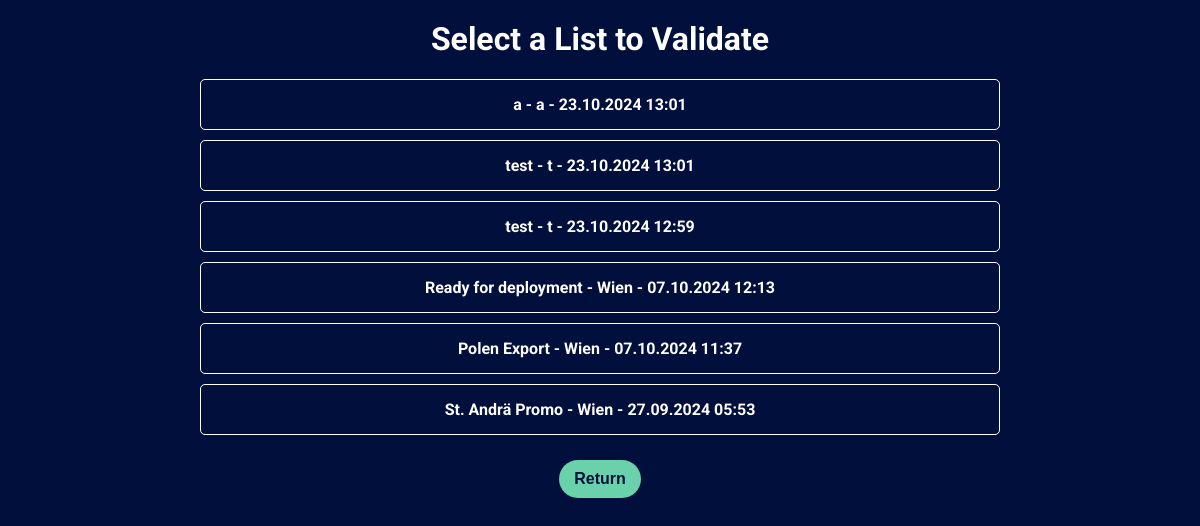
The page /validate_lists on the database its author committed.
### app.py (models this page shows)
class List(db.Model):
    logging.debug("Defining List model.")
    id = db.Column(db.Integer, primary_key=True)
    name = db.Column(db.String(100))
    warehouse = db.Column(db.String(100))
    timestamp = db.Column(db.DateTime, default=get_local_time)
    scans = db.relationship('Scan', backref='list', lazy=True, cascade='all, delete-orphan')
    is_validated = db.Column(db.Boolean, default=False)
    validation_timestamp = db.Column(db.DateTime)
    validations = db.relationship('Validation', backref='list', lazy=True, cascade='all, delete-orphan')

### app.py (the view)
@app.route('/validate_lists')
def validate_lists():
    logging.debug("Fetching lists for validation.")
    all_lists = List.query.order_by(List.timestamp.desc()).all()
    for lst in all_lists:
        total_scans = len(lst.scans)
        total_validations = len(lst.validations)
        lst.total_scans = total_scans
        lst.total_validations = total_validations
        logging.debug(f"List ID {lst.id}: Total Scans: {total_scans}, Total Validations: {total_validations}")
    return render_template('validate_lists.html', lists=all_lists)

### templates/validate_lists.html (shortened to what this page needs)
<!DOCTYPE html>
<html lang="en">
<head>
    <link rel="stylesheet" href="{{ url_for('static', filename='css/style.css') }}">
</head>
<body>
    <h1>Select a List to Validate</h1>
    <div id="lists-container">
        <ul id="lists">
            {% for list in lists %}
            <li class="list-item">
                <a href="/validate_list_overview/{{ list.id }}">{{ list.name }} - {{ list.warehouse }} - {{ list.timestamp.strftime('%d.%m.%Y %H:%M') }}</a>
            </li>
            {% else %}
            <li>No lists available for validation.</li>
            {% endfor %}
        </ul>
    </div>
    <div class="buttons-container">
        <button onclick="window.location.href='/'">Return</button>
    </div>
</body>
</html>

### static/css/style.css (style rules this page uses)
body { margin: 0; font-family: 'Roboto', sans-serif; text-align: center; background-color: #000f3c; font-weight: bold; color: white; overflow-y: auto; }
h1, h2, p, button, input, label { font-weight: bold; }
h1 { text-align: center; margin-top: 20px; }
#lists-container { max-width: 800px; margin: 0 auto; }
#lists { list-style-type: none; padding: 0; }
#lists li { margin: 10px 0; padding: 15px; border-radius: 5px; border: 1px solid #ccc; border-color: #ffffff; }
#lists li a { text-decoration: none; color: #fff; font-weight: bold; }
.buttons-container { text-align: center; margin: 20px 0; }
.buttons-container button { margin: 5px; padding: 10px 15px; font-size: 16px; cursor: pointer; }
button { padding: 10px 20px; font-size: 16px; background-color: #69d2aa; color: #000f3c; border: none; border-radius: 30px; cursor: pointer; font-weight: bold; }
h1, h2, p { color: white; }
a { color: inherit; text-decoration: none; }

### rows shown on the page
List: name "a", warehouse "a", timestamp "23.10.2024 13:01"
List: name "test", warehouse "t", timestamp "23.10.2024 13:01"
List: name "test", warehouse "t", timestamp "23.10.2024 12:59"
List: name "Ready for deployment", warehouse "Wien", timestamp "07.10.2024 12:13"
List: name "Polen Export", warehouse "Wien", timestamp "07.10.2024 11:37"
List: name "St. Andrä Promo", warehouse "Wien", timestamp "27.09.2024 05:53"
